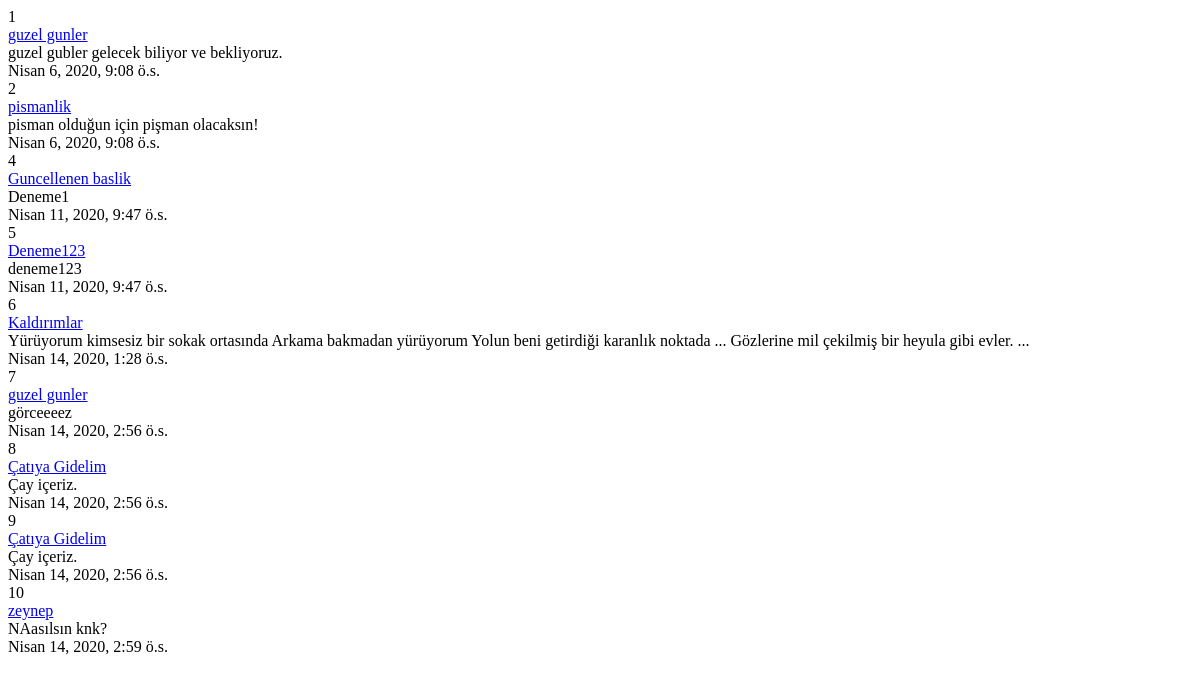
Page /post/index on the earlier database version.
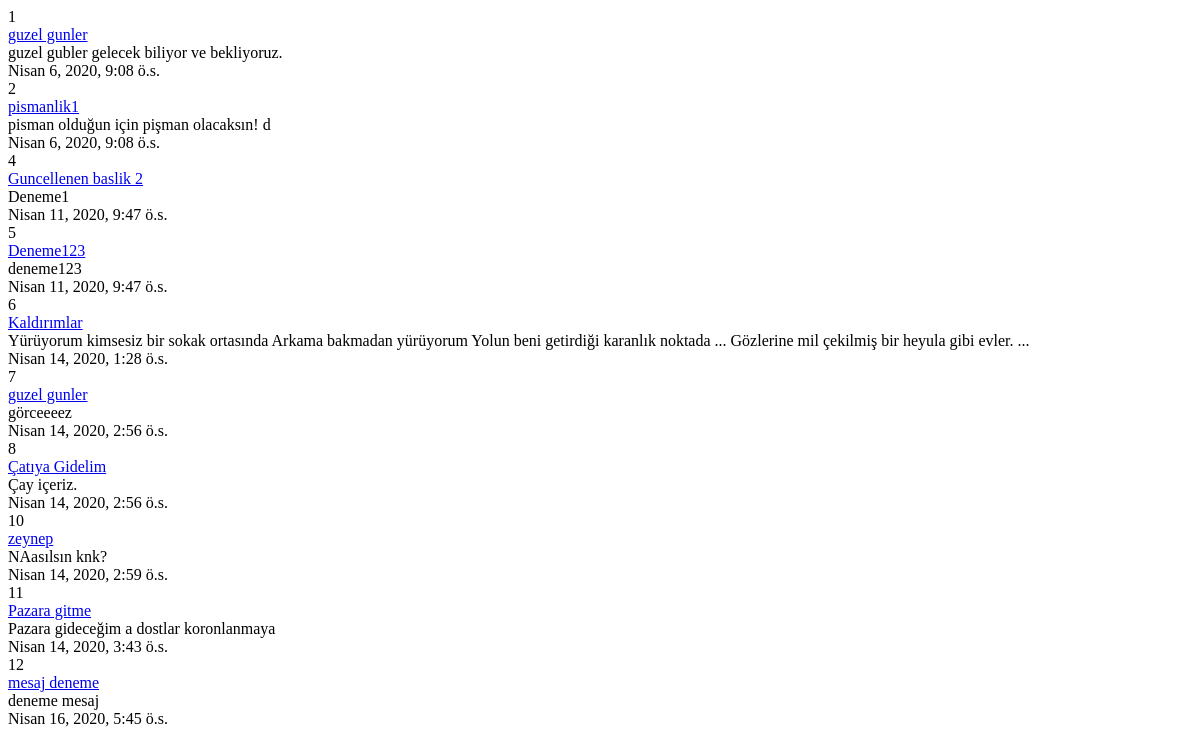
Same page on the later database version.
### post/models.py (models this page shows, shortened)
class Post(models.Model):
    title = models.CharField(max_length=120, verbose_name="Başlık")      # Max_lengt belirtilmek zorundaymış.
    text = models.TextField(verbose_name="Metin")
    published_date = models.DateTimeField(verbose_name="Yayınlanma Tarihi", auto_now_add=True)     #verbose_name="Yayınlanma Tarihi"
    def get_absolute_url(self):
        return reverse('post:detail', kwargs={'id': self.id})

### post/views.py (the view)
# urls.py: path('index', post_index, name = "index"),
def post_index(request):
    posts = Post.objects.all()
    return render(request, 'post/index.html', {'posts': posts})

### templates/post/index.html
{% extends 'base.html' %}
{% block body %}
    {% for post in posts  %}
        {{ post.id }}<br>
        <a href="{{ post.get_absolute_url }}"> {{ post.title }} </a><br>
        {{ post.text }}<br>
        {{ post.published_date }}<br>
    {% endfor %}
{% endblock %}

### templates/base.html (shortened to what this page needs)
<!DOCTYPE html>
<html lang="en">
<head>
</head>
<body>
    {% block body %}
    {% endblock %}
</body>
</html>

Differences in the rows shown:
removed Post: id "9", title "Çatıya Gidelim", text "Çay içeriz.", published_date "Nisan 14, 2020, 2:56 ö.s."
changed Post id 2: title "pismanlik" → "pismanlik1"; text "pisman olduğun için pişman olacaksın!" → "pisman olduğun için pişman olacaksın! d"
changed Post "Deneme1": title "Guncellenen baslik" → "Guncellenen baslik 2"
added Post: id "11", title "Pazara gitme", text "Pazara gideceğim a dostlar koronlanmaya", published_date "Nisan 14, 2020, 3:43 ö.s."
added Post: id "12", title "mesaj deneme", text "deneme mesaj", published_date "Nisan 16, 2020, 5:45 ö.s."
